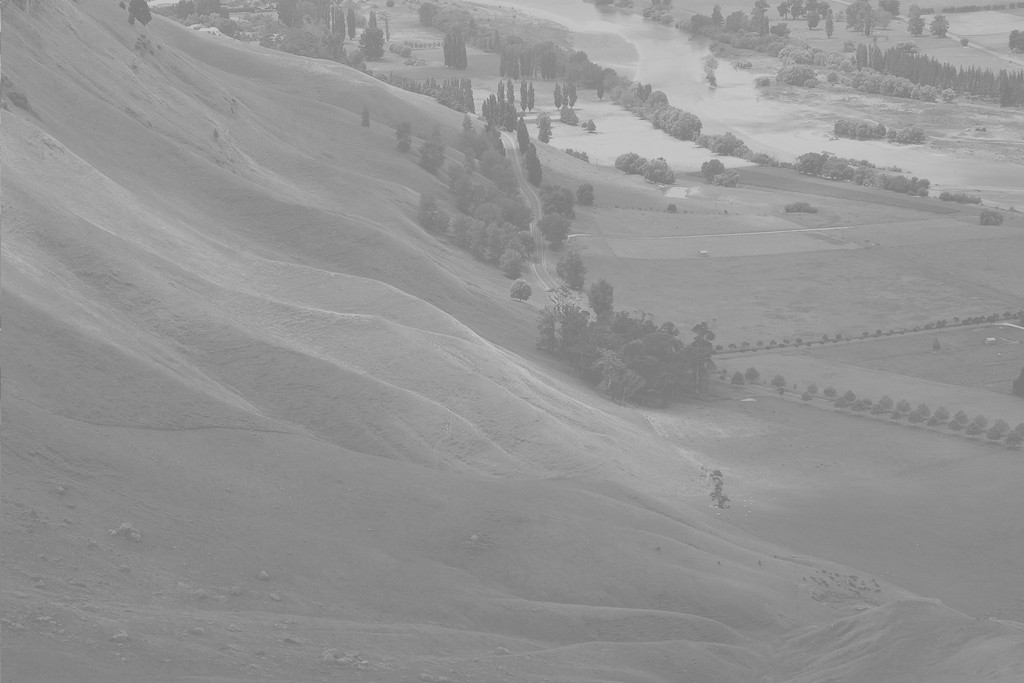
#> input picture html/rsc/src/400_OpenCV (OpenCV 파이썬 강좌)/ch_06_pixel/histogram_example.jpg, 1024 x 683 px
$ jupyter execute '0402_히스토그램 예제 OpenCV 함수 (1).ipynb'
#> lines starting #> are read from the running program, lines starting #| are printed output that depends on the picture
[cell 1]
import cv2, numpy as np, matplotlib.pyplot as plt

img = cv2.imread("histogram_example.jpg", cv2.IMREAD_GRAYSCALE)
#> img is the input picture: shape (683, 1024); min 114, max 208, mean 148

# 히스토그램 계산
# cv2.calcHist(images, channels, mask, histSize, ranges)
histogram = cv2.calcHist([img], [0], None, [256], [0, 256])
#> histogram = 256 values, max 28701 at index 137, min 0 at index 0, mean 2732

# 평균(mean)과 중앙값(median) 계산
mean_val = np.mean(img)
#> mean_val = 148
median_val = np.median(img)
#> median_val = 145

rows, cols = 1, 2
chart_idx = 0
plt.figure(figsize=(cols*7, rows*3))

plt.subplot(rows, cols, chart_idx := chart_idx + 1 )
plt.title( 'Image' )
plt.imshow( img, cmap="gray" )
plt.axis( "on" )

# 히스토그램 데이터를 Bar Chart로 그리기
plt.subplot(rows, cols, chart_idx := chart_idx + 1 )
plt.title('Pixel Histogram')
# 히스토그램 Bar Chart 출력
plt.bar(range(256), histogram.ravel(), width=1, color='blue', label="Pixel count" )
# 평균과 중앙값 표시
plt.axvline(mean_val, color='red', linestyle='--', linewidth=1.5, label=f'Mean: {mean_val:.2f}')
plt.axvline(median_val, color='green', linestyle='--', linewidth=1.5, label=f'Median: {median_val:.2f}')

plt.xlabel('Pixel intensity')
plt.ylabel('Pixel count')
plt.xlim([0, 255])  # x축 범위를 0부터 255로 설정
# x축 tick을 적당한 간격으로 설정 (예: 0, 25, 50, ..., 255)
tick_values = np.arange(0, 256, 25)
tick_texts = [ f"{tick}" for tick in tick_values ]
plt.xticks(tick_values, tick_texts, rotation=45)  # 각 tick에 레이블 추가

# y축 tick 포매팅
from matplotlib.ticker import FuncFormatter
plt.gca().yaxis.set_major_formatter(FuncFormatter( lambda value, _ : f'{int(value):,}' ))

plt.legend()
plt.grid(axis='y', linestyle='--', alpha=0.7)

# 그래프 보여주기
plt.show()
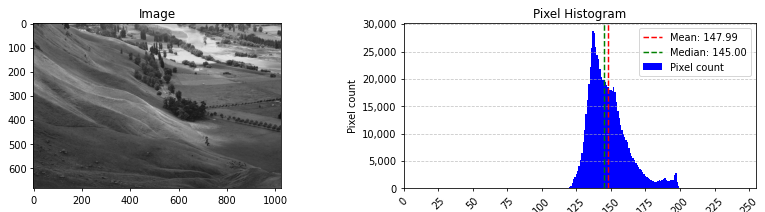
#> figure drawn by matplotlib, 2 panels; panel 2: tallest bar 28701 high, from x = 136.5 to 137.5
